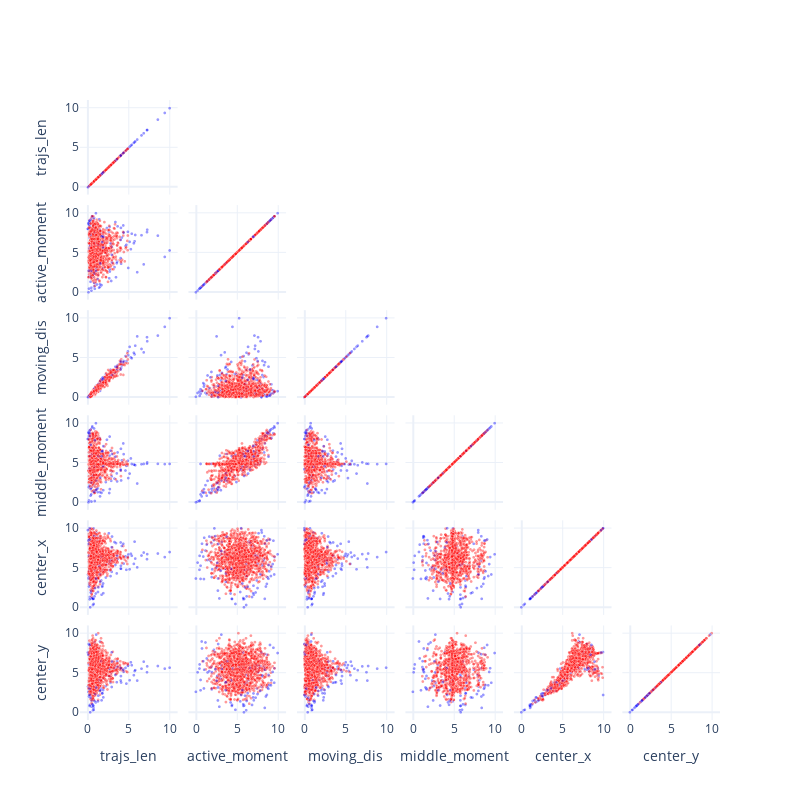

The notebook cell saved with this chart:
### Code cell
from sklearn.ensemble import IsolationForest
rng = np.random.RandomState(42)
model_IF = IsolationForest(max_samples=2000,random_state=rng,contamination='auto')
model_IF.fit(df_outlier)
df_outlier['label'] = model_IF.predict(df_outlier[parse_list])
print(df_outlier.label.value_counts())

myplot.Scatter_Matrix(df_outlier,
                      dimentions = parse_list,
                        color = 'label')

### Figure 1 — Plotly figure (JSON) as saved in the notebook; plotly's stock layout.template omitted (floating-point values rounded to 4 significant figures; data arrays with more than 128 entries replaced by an {"elided": "..."} marker saying what was removed)
{"data": [{"dimensions": [{"label": "trajs_len", "values": {"elided": "1343 float values"}}, {"label": "active_moment", "values": {"elided": "1343 float values"}}, {"label": "moving_dis", "values": {"elided": "1343 float values"}}, {"label": "middle_moment", "values": {"elided": "1343 float values"}}, {"label": "center_x", "values": {"elided": "1343 float values"}}, {"label": "center_y", "values": {"elided": "1343 float values"}}], "marker": {"color": {"elided": "1343 int values"}, "colorscale": [[0, "rgb(0,0,255)"], [1, "rgb(255,0,0)"]], "line": {"color": "white", "width": 0.5}, "opacity": 0.4, "showscale": false, "size": 3}, "showupperhalf": false, "type": "splom"}], "layout": {"dragmode": "select", "height": 800, "hovermode": "closest", "width": 800}}
